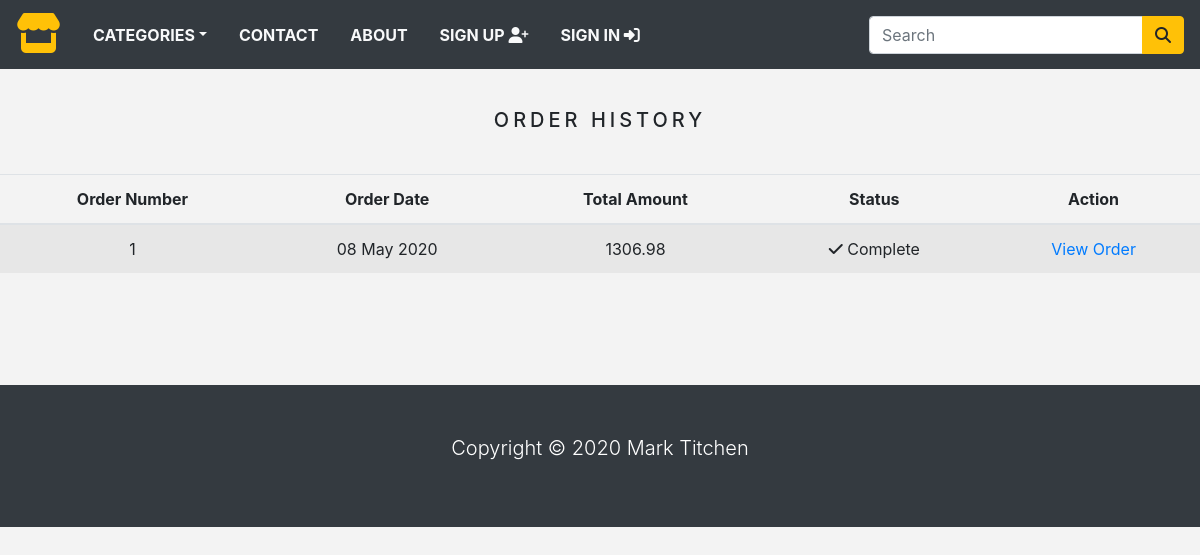
Before: /order_history/ (signed in) with the older database file.
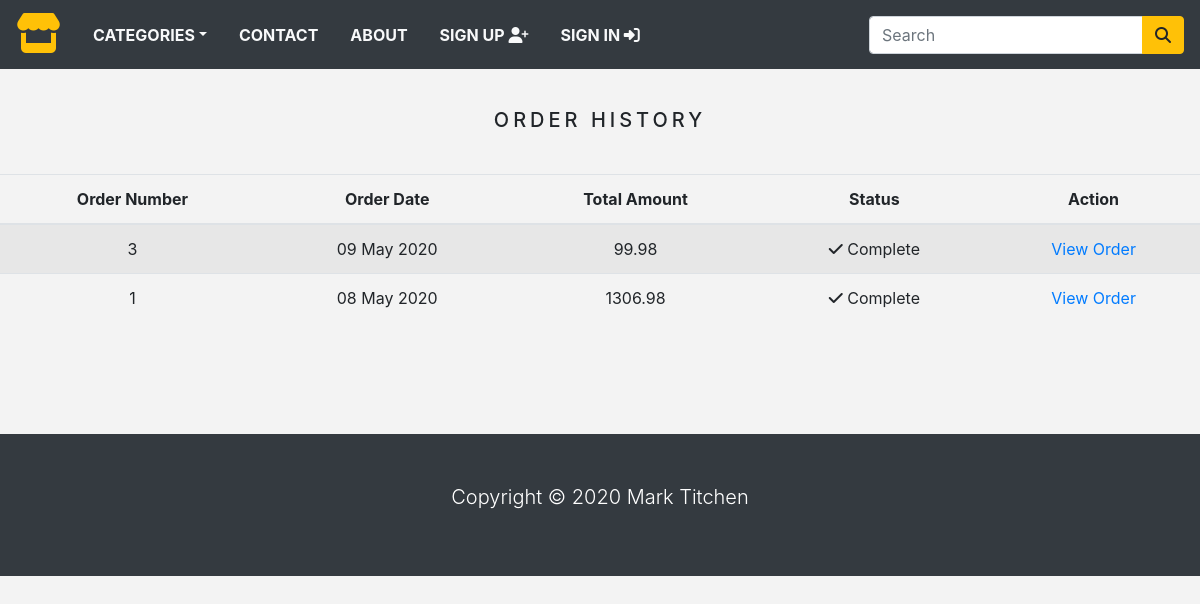
After: the same page with the newer database file.
### store/models.py (models this page shows, shortened)
class Order(models.Model):
    token = models.CharField(max_length=250, blank=True)
    total = models.DecimalField(max_digits=10, decimal_places=2, verbose_name='GBP Order Total')
    emailAddress = models.CharField(max_length=250, blank=True, verbose_name='Email Address')
    created = models.DateTimeField(auto_now_add=True)
    billingName = models.CharField(max_length=250, blank=True)
    billingAddress1 = models.CharField(max_length=250, blank=True)
    billingCity = models.CharField(max_length=250, blank=True)
    billingPostcode = models.CharField(max_length=250, blank=True)
    billingCountry = models.CharField(max_length=250, blank=True)
    shippingName = models.CharField(max_length=250, blank=True)
    shippingAddress1 = models.CharField(max_length=250, blank=True)
    shippingCity = models.CharField(max_length=250, blank=True)
    shippingPostcode = models.CharField(max_length=250, blank=True)
    shippingCountry = models.CharField(max_length=250, blank=True)
    class Meta:
        db_table = 'Order'
        ordering = ['-created']

### store/views.py (the view)
# urls.py: path('order_history/', views.orderHistory, name='order_history'),
@login_required(redirect_field_name='next', login_url='signin')
def orderHistory(request):
    if request.user.is_authenticated:
        email = str(request.user.email)
        order_details = Order.objects.filter(emailAddress=email)
    return render(request, 'list-orders.html', {'order_details': order_details})

### store/context_processors.py (called while the page is built)
def counter(request):
    item_count = 0
    if 'admin' in request.path:
        return {}
    else:
        try:
            cart = Cart.objects.filter(cart_id=_cart_id(request))
            cart_items = CartItem.objects.all().filter(cart=cart[:1])
            for cart_item in cart_items:
                item_count += cart_item.quantity
        except Cart.DoesNotExist:
            item_count = 0
    return dict(item_count = item_count)

def menu_links(request):
    links = Category.objects.all()
    return dict(links=links)

### store/models.py (called while the page is built)
    def get_url(self):
        return reverse('products_by_category', args=[self.slug])

### store/views.py (called while the page is built)
def _cart_id(request):
    cart = request.session.session_key
    if not cart:
        cart = request.session.create()
    return cart

### store/templates/list-orders.html (shortened to what this page needs)
{% extends 'base.html' %}
{% load static %}
    {% load crispy_forms_tags %}
{% block content %}
    <div class="text-center">
        <br>
        <h1 class="text-center product_title">
            Order History
        </h1>
        <br>
        {% if order_details %}
            <table class="table table-striped">
                <thead>
                    <tr>
                        <th>Order Number</th>
                        <th>Order Date</th>
                        <th>Total Amount</th>
                        <th>Status</th>
                        <th>Action</th>
                    </tr>
                </thead>
                <tbody>
                    {% for order in order_details %}
                         <tr>
                            <td>{{ order.id }}</td>
                            <td>{{ order.created|date:"d M Y" }}</td>
                            <td>{{ order.total }}</td>
                            <td><i class="fas fa-check"></i>&nbsp;Complete</td>
                            <td><a href="{% url 'order_detail' order.id %}">View Order</a></td>
                        </tr>
                    {% endfor %}
                </tbody>
            </table>
        {% endif %}
    </div>
    <br>
    <br>
{% endblock %}

### store/templates/base.html (shortened to what this page needs)
{% load static %}
<!doctype html>
<html lang="en">
  <head>
    <link rel="stylesheet" href="https://stackpath.bootstrapcdn.com/bootstrap/4.4.1/css/bootstrap.min.css">
      <link rel="stylesheet" href="{% static 'css/base.css' %}">
       <link rel="stylesheet" href="{% static 'css/cart.css' %}">
  </head>
  <body>
    {% include 'navbar.html' %}
    {% block content %}
    {% endblock %}
    {% include 'footer.html' %}
  </body>
</html>

### store/templates/navbar.html (shortened to what this page needs)
<nav class="navbar navbar-expand-md navbar-light bg-dark">
        <a href="/" class="navbar-brand"><i class="fas fa-store text-warning fa-2x"></i></a>
        <div class="collapse navbar-collapse justify-content-between" id="nav">
        <ul class="navbar-nav">
            <li class="nav-item dropdown"><a class="nav-link text-light text-uppercase font-weight-bold px-3 dropdown-toggle" href="" data-toggle="dropdown">Categories</a>
            </li>
            <li class="nav-item"><a class="nav-link text-light text-uppercase font-weight-bold px-3" href="">Contact</a></li>
            <li class="nav-item"><a class="nav-link text-light text-uppercase font-weight-bold px-3" href="">About</a></li>
            {% if request.user.is_authenticated and request.user.first_name %}
                <li class="nav-item dropdown">
                    <a class="nav-link text-light text-uppercase font-weight-bold px-3 dropdown-toggle" data-toggle="dropdown">
                        Welcome, {{ request.user.first_name }} <i class="fas fa-user square"></i>
                    </a>
                     <div class="dropdown-menu">
                        <a class="dropdown-item" href="{% url 'order_history' %}">Order History</a>
                     </div>
                </li>
                <li class="nav-item">
                    <a class="nav-link text-light text-uppercase font-weight-bold px-3" href="{% url 'signout' %}">
                        Sign Out <i class="fas fa-sign-out-alt"></i>
                    </a>
                </li>
            {% else %}
                 <li class="nav-item">
                     <a class="nav-link text-light text-uppercase font-weight-bold px-3" href="{% url 'signup' %}">
                        Sign Up <i class="fas fa-user-plus"></i>
                     </a>
                </li>
                  <li class="nav-item">
                     <a class="nav-link text-light text-uppercase font-weight-bold px-3" href="{% url 'signin' %}">
                        Sign In <i class="fas fa-sign-in-alt"></i>
                     </a>
                </li>
            {% endif %}
        </ul>
        <form class="form-inline ml-3">
            <div class="input-group">
                <input type="text" class="form-control" placeholder="Search">
                <div class="input-group-append">
                    <button type="button" class="btn btn-warning" name="button"><i class="fas fa-search"></i></button>
                </div>
            </div>
        </form>
        </div>
</nav>

### store/templates/footer.html
<footer class="bg-dark text-white mt-5 p-5">
    <div class="container">
        <p class="lead text-center">Copyright &copy; 2020 Mark Titchen</p>
    </div>
</footer>

### ecommerce_project/static/css/base.css (style rules this page uses)
body { background: #f3f3f3; }
.product_title { font-size: 20px; text-transform: uppercase; letter-spacing: .2em; padding-top: 15px; padding-bottom: 10px; }

Changed rows visible on the page:
added Order: id "3", created "09 May 2020", total "99.98"
